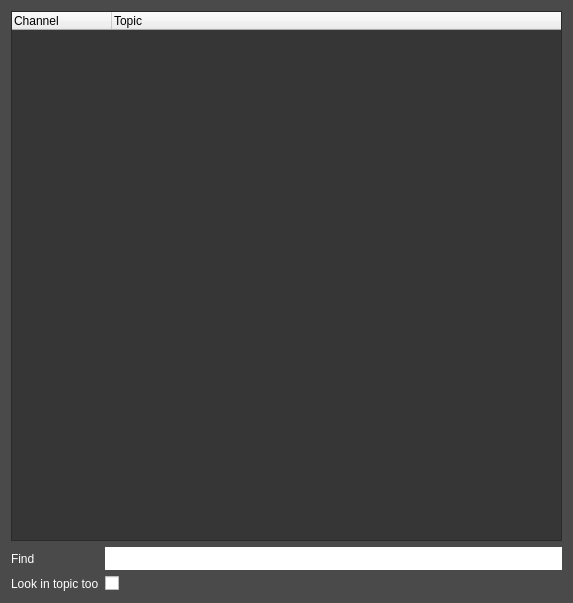
<?xml version="1.0" encoding="UTF-8"?>
<ui version="4.0">
 <class>ChannelSearch</class>
 <widget class="QDialog" name="ChannelSearch">
  <property name="geometry">
   <rect>
    <x>0</x>
    <y>0</y>
    <width>573</width>
    <height>603</height>
   </rect>
  </property>
  <property name="maximumSize">
   <size>
    <width>573</width>
    <height>603</height>
   </size>
  </property>
  <property name="windowTitle">
   <string>Dialog</string>
  </property>
  <property name="styleSheet">
   <string notr="true">QDialog{
	background-color:#4a4a4a;
}
QDialog QPushButton {
color: #333;
border: 2px solid #555;
padding: 5px;
background: qradialgradient(cx: 0.3, cy: -0.4,
fx: 0.3, fy: -0.4,
radius: 1.35, stop: 0 #fff, stop: 1 #888);
min-width: 80px;
}
QDialog QPushButton:hover {
background: qradialgradient(cx: 0.3, cy: -0.4,
fx: 0.3, fy: -0.4,
radius: 1.35, stop: 0 #fff, stop: 1 #bbb);
}
QDialog QPushButton:pressed {
background: qradialgradient(cx: 0.4, cy: -0.1,
fx: 0.4, fy: -0.1,
radius: 1.35, stop: 0 #fff, stop: 1 #ddd);
}</string>
  </property>
  <layout class="QVBoxLayout" name="verticalLayout">
   <item>
    <widget class="ChannelList" name="channelTree">
     <property name="maximumSize">
      <size>
       <width>555</width>
       <height>530</height>
      </size>
     </property>
     <property name="styleSheet">
      <string notr="true">QTreeWidget {
background: url(:/images/background_tree.png) no-repeat;
background-color:#363636;
}
</string>
     </property>
     <attribute name="headerVisible">
      <bool>true</bool>
     </attribute>
     <attribute name="headerVisible">
      <bool>true</bool>
     </attribute>
     <column>
      <property name="text">
       <string>Channel</string>
      </property>
     </column>
     <column>
      <property name="text">
       <string>Topic</string>
      </property>
     </column>
    </widget>
   </item>
   <item>
    <layout class="QFormLayout" name="formLayout">
     <property name="fieldGrowthPolicy">
      <enum>QFormLayout::AllNonFixedFieldsGrow</enum>
     </property>
     <item row="0" column="0">
      <widget class="QLabel" name="findLabel">
       <property name="styleSheet">
        <string notr="true">#findLabel {
	color: #FFFFFF;
}</string>
       </property>
       <property name="text">
        <string>Find</string>
       </property>
      </widget>
     </item>
     <item row="0" column="1">
      <widget class="QLineEdit" name="findLineEdit">
       <property name="styleSheet">
        <string notr="true">#ChannelSearch QLineEdit{
	background:url(:/images/send_box_search.png) repeat-x;
	border:none;
	height:23px;
	color:white;
}</string>
       </property>
      </widget>
     </item>
     <item row="1" column="0">
      <widget class="QLabel" name="lookInLabel">
       <property name="styleSheet">
        <string notr="true">#lookInLabel {
	color: #FFFFFF;
}</string>
       </property>
       <property name="text">
        <string>Look in topic too</string>
       </property>
      </widget>
     </item>
     <item row="1" column="1">
      <widget class="QCheckBox" name="lookInCheckBox"/>
     </item>
    </layout>
   </item>
  </layout>
 </widget>
 <customwidgets>
  <customwidget>
   <class>ChannelList</class>
   <extends>QTreeWidget</extends>
   <header location="global">channellist.h</header>
  </customwidget>
 </customwidgets>
 <resources>
  <include location="app.qrc"/>
 </resources>
 <connections/>
</ui>
